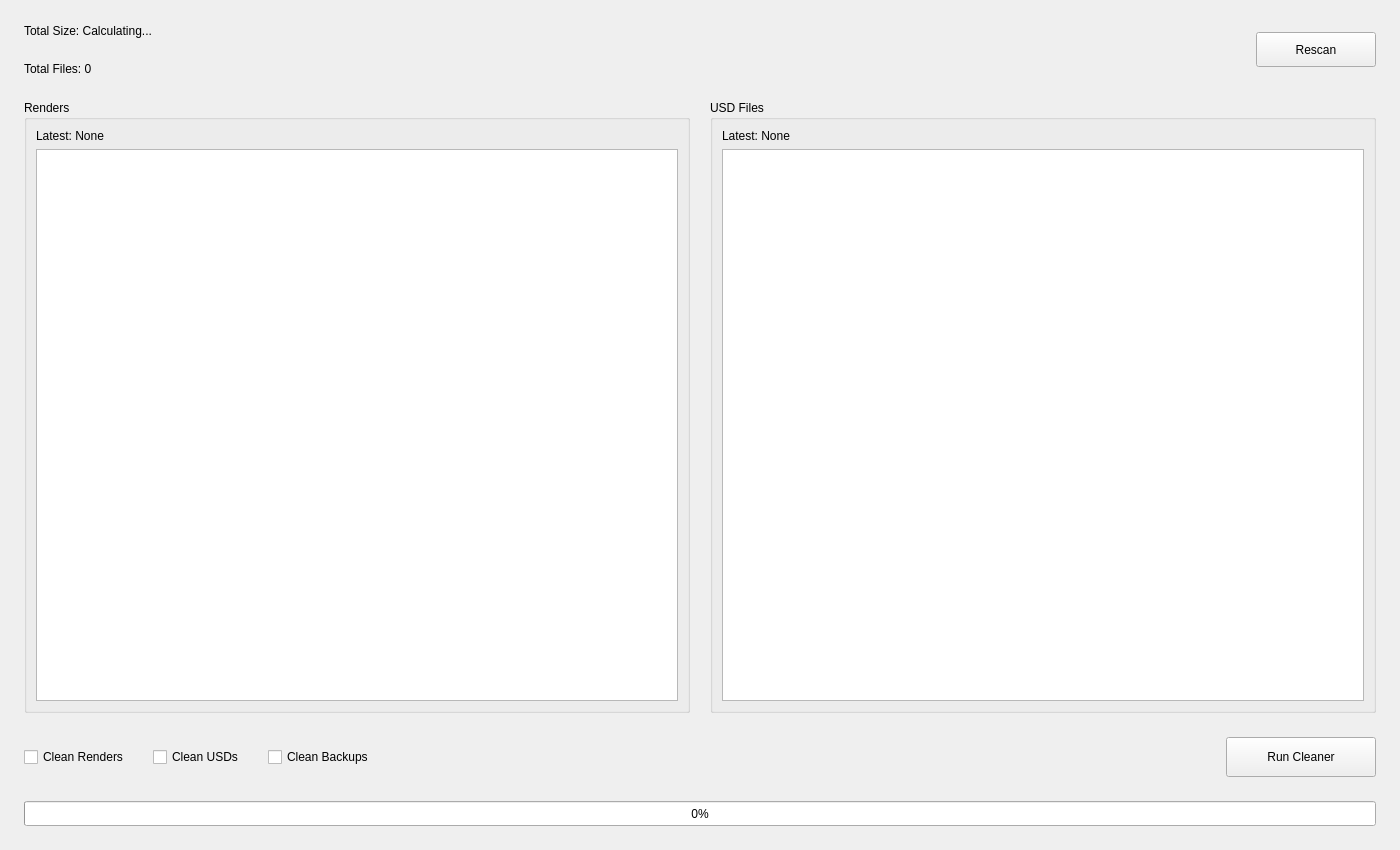
<?xml version="1.0" encoding="UTF-8"?>
<ui version="4.0">
 <class>ShotCleanerTab</class>
 <widget class="QWidget" name="ShotCleanerTab">
  <property name="geometry">
   <rect>
    <x>0</x>
    <y>0</y>
    <width>1400</width>
    <height>850</height>
   </rect>
  </property>
  <layout class="QVBoxLayout" name="cleanerLayout">
   <property name="spacing">
    <number>24</number>
   </property>
   <property name="leftMargin">
    <number>24</number>
   </property>
   <property name="topMargin">
    <number>24</number>
   </property>
   <property name="rightMargin">
    <number>24</number>
   </property>
   <property name="bottomMargin">
    <number>24</number>
   </property>
   <item>
    <layout class="QHBoxLayout" name="cleanerHeaderLayout">
     <item>
      <layout class="QVBoxLayout" name="statsLayout">
       <item>
        <widget class="QLabel" name="FolderSize">
         <property name="text">
          <string>Total Size: Calculating...</string>
         </property>
        </widget>
       </item>
       <item>
        <widget class="QLabel" name="HipNumber">
         <property name="text">
          <string>Total Files: 0</string>
         </property>
        </widget>
       </item>
      </layout>
     </item>
     <item>
      <spacer name="horizontalSpacer_3">
       <property name="orientation">
        <enum>Qt::Horizontal</enum>
       </property>
       <property name="sizeHint" stdset="0">
        <size>
         <width>40</width>
         <height>20</height>
        </size>
       </property>
      </spacer>
     </item>
     <item>
      <widget class="QPushButton" name="RescanCleanFiles">
       <property name="minimumSize">
        <size>
         <width>120</width>
         <height>35</height>
        </size>
       </property>
       <property name="text">
        <string>Rescan</string>
       </property>
      </widget>
     </item>
    </layout>
   </item>
   <item>
    <layout class="QHBoxLayout" name="listsLayout">
     <property name="spacing">
      <number>20</number>
     </property>
     <item>
      <widget class="QGroupBox" name="rendersCleanGroupBox">
       <property name="title">
        <string>Renders</string>
       </property>
       <layout class="QVBoxLayout" name="rendersCleanLayout">
        <item>
         <widget class="QLabel" name="LatestRender">
          <property name="text">
           <string>Latest: None</string>
          </property>
          <property name="wordWrap">
           <bool>true</bool>
          </property>
         </widget>
        </item>
        <item>
         <widget class="QListWidget" name="RendersClean">
          <property name="alternatingRowColors">
           <bool>true</bool>
          </property>
          <property name="selectionMode">
           <enum>QAbstractItemView::MultiSelection</enum>
          </property>
         </widget>
        </item>
       </layout>
      </widget>
     </item>
     <item>
      <widget class="QGroupBox" name="usdsCleanGroupBox">
       <property name="title">
        <string>USD Files</string>
       </property>
       <layout class="QVBoxLayout" name="usdsCleanLayout">
        <item>
         <widget class="QLabel" name="LatestUSD">
          <property name="text">
           <string>Latest: None</string>
          </property>
          <property name="wordWrap">
           <bool>true</bool>
          </property>
         </widget>
        </item>
        <item>
         <widget class="QListWidget" name="USDSClean">
          <property name="alternatingRowColors">
           <bool>true</bool>
          </property>
          <property name="selectionMode">
           <enum>QAbstractItemView::MultiSelection</enum>
          </property>
         </widget>
        </item>
       </layout>
      </widget>
     </item>
    </layout>
   </item>
   <item>
    <layout class="QHBoxLayout" name="cleanOptionsLayout">
     <item>
      <widget class="QCheckBox" name="CleanRender">
       <property name="text">
        <string>Clean Renders</string>
       </property>
      </widget>
     </item>
     <item>
      <widget class="QCheckBox" name="CleanUSD">
       <property name="text">
        <string>Clean USDs</string>
       </property>
      </widget>
     </item>
     <item>
      <widget class="QCheckBox" name="HIPBackups">
       <property name="text">
        <string>Clean Backups</string>
       </property>
      </widget>
     </item>
     <item>
      <spacer name="horizontalSpacer_4">
       <property name="orientation">
        <enum>Qt::Horizontal</enum>
       </property>
       <property name="sizeHint" stdset="0">
        <size>
         <width>40</width>
         <height>20</height>
        </size>
       </property>
      </spacer>
     </item>
     <item>
      <widget class="QPushButton" name="CleanFiles">
       <property name="minimumSize">
        <size>
         <width>150</width>
         <height>40</height>
        </size>
       </property>
       <property name="text">
        <string>Run Cleaner</string>
       </property>
      </widget>
     </item>
    </layout>
   </item>
   <item>
    <widget class="QProgressBar" name="progressBar">
     <property name="minimumSize">
      <size>
       <width>0</width>
       <height>25</height>
      </size>
     </property>
     <property name="value">
      <number>0</number>
     </property>
     <property name="alignment">
      <set>Qt::AlignCenter</set>
     </property>
     <property name="textVisible">
      <bool>true</bool>
     </property>
    </widget>
   </item>
  </layout>
 </widget>
 <resources/>
 <connections/>
</ui>
